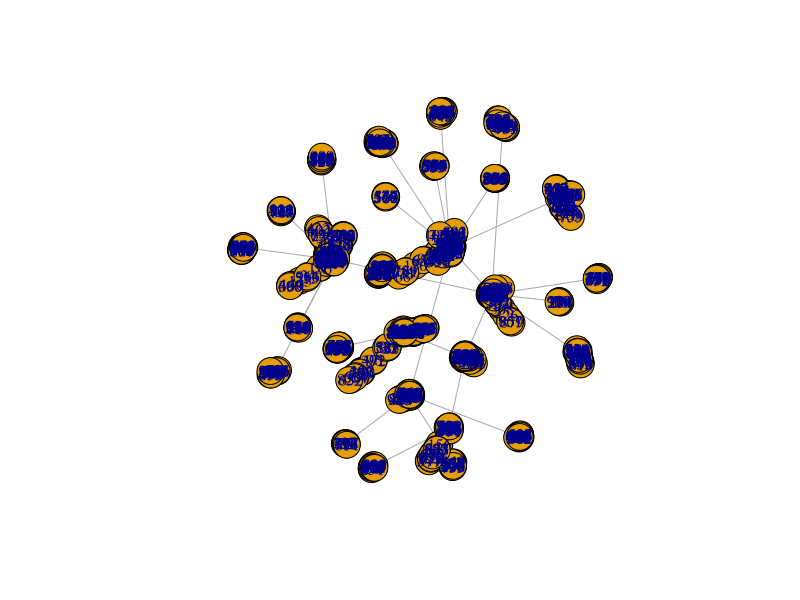
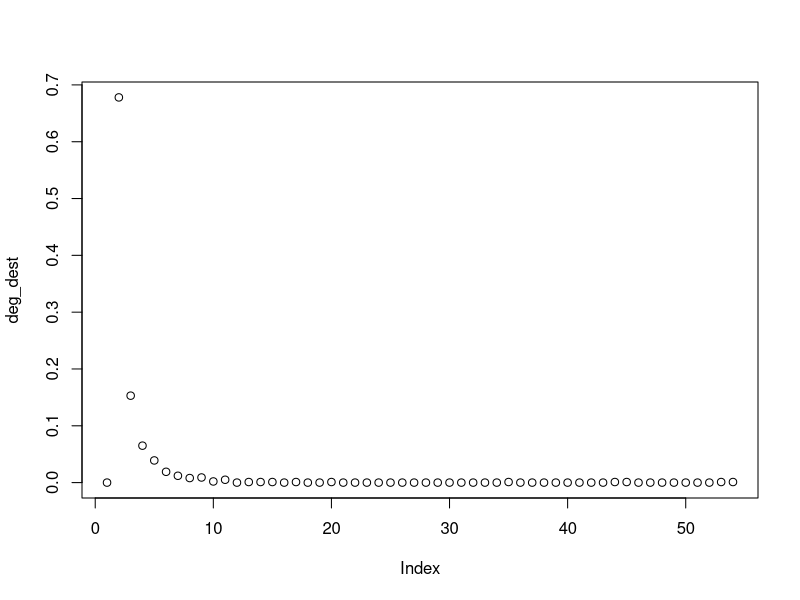

The R source for these figures, in order:
library(igraph)

# Part (a)

# Creating an evolving random graph with PA exponent of 1 and age exponent of 1
pa_age_graph <- aging.ba.game(1000, 1, 0, directed = FALSE)
plot(pa_age_graph)

# Plotting the degree distribution
deg_dest <- degree_distribution(pa_age_graph)
plot(deg_dest)

# Part (b)

# Finding the community structure using fast greedy method
community_structure <- fastgreedy.community(pa_age_graph)

# Finding the modularity from the community structure computed with fast greedy method
modularity <- community_structure$modularity
